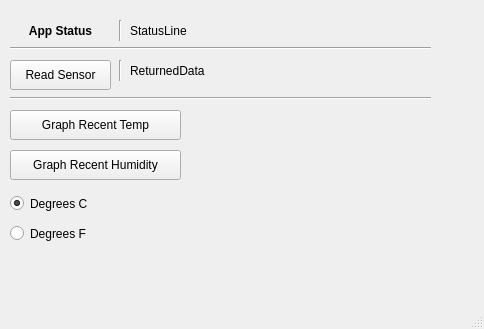
<?xml version="1.0" encoding="UTF-8"?>
<ui version="4.0">
 <class>MainWindow</class>
 <widget class="QMainWindow" name="MainWindow">
  <property name="geometry">
   <rect>
    <x>0</x>
    <y>0</y>
    <width>484</width>
    <height>329</height>
   </rect>
  </property>
  <property name="windowTitle">
   <string>MainWindow</string>
  </property>
  <widget class="QWidget" name="centralwidget">
   <widget class="QPushButton" name="ReadSensorButton">
    <property name="geometry">
     <rect>
      <x>10</x>
      <y>60</y>
      <width>101</width>
      <height>30</height>
     </rect>
    </property>
    <property name="text">
     <string>Read Sensor</string>
    </property>
   </widget>
   <widget class="QRadioButton" name="radioButton">
    <property name="geometry">
     <rect>
      <x>10</x>
      <y>220</y>
      <width>119</width>
      <height>27</height>
     </rect>
    </property>
    <property name="text">
     <string>Degrees F</string>
    </property>
    <property name="checked">
     <bool>false</bool>
    </property>
   </widget>
   <widget class="QRadioButton" name="radioButton_2">
    <property name="geometry">
     <rect>
      <x>10</x>
      <y>190</y>
      <width>119</width>
      <height>27</height>
     </rect>
    </property>
    <property name="text">
     <string>Degrees C</string>
    </property>
    <property name="checked">
     <bool>true</bool>
    </property>
   </widget>
   <widget class="QPushButton" name="GraphHumidityButton">
    <property name="geometry">
     <rect>
      <x>10</x>
      <y>150</y>
      <width>171</width>
      <height>30</height>
     </rect>
    </property>
    <property name="text">
     <string>Graph Recent Humidity</string>
    </property>
   </widget>
   <widget class="QPushButton" name="GraphTempButton">
    <property name="geometry">
     <rect>
      <x>10</x>
      <y>110</y>
      <width>171</width>
      <height>30</height>
     </rect>
    </property>
    <property name="text">
     <string>Graph Recent Temp</string>
    </property>
   </widget>
   <widget class="QLabel" name="StatusLine">
    <property name="geometry">
     <rect>
      <x>130</x>
      <y>20</y>
      <width>301</width>
      <height>22</height>
     </rect>
    </property>
    <property name="midLineWidth">
     <number>0</number>
    </property>
    <property name="text">
     <string>StatusLine</string>
    </property>
   </widget>
   <widget class="QLabel" name="CurrentSensorData">
    <property name="geometry">
     <rect>
      <x>130</x>
      <y>60</y>
      <width>301</width>
      <height>22</height>
     </rect>
    </property>
    <property name="text">
     <string>ReturnedData</string>
    </property>
   </widget>
   <widget class="QLabel" name="label">
    <property name="geometry">
     <rect>
      <x>10</x>
      <y>20</y>
      <width>101</width>
      <height>22</height>
     </rect>
    </property>
    <property name="font">
     <font>
      <weight>75</weight>
      <bold>true</bold>
     </font>
    </property>
    <property name="autoFillBackground">
     <bool>true</bool>
    </property>
    <property name="frameShape">
     <enum>QFrame::NoFrame</enum>
    </property>
    <property name="frameShadow">
     <enum>QFrame::Sunken</enum>
    </property>
    <property name="lineWidth">
     <number>1</number>
    </property>
    <property name="text">
     <string>App Status</string>
    </property>
    <property name="alignment">
     <set>Qt::AlignCenter</set>
    </property>
   </widget>
   <widget class="Line" name="line">
    <property name="geometry">
     <rect>
      <x>10</x>
      <y>40</y>
      <width>421</width>
      <height>16</height>
     </rect>
    </property>
    <property name="orientation">
     <enum>Qt::Horizontal</enum>
    </property>
   </widget>
   <widget class="Line" name="line_2">
    <property name="geometry">
     <rect>
      <x>10</x>
      <y>90</y>
      <width>421</width>
      <height>16</height>
     </rect>
    </property>
    <property name="orientation">
     <enum>Qt::Horizontal</enum>
    </property>
   </widget>
   <widget class="Line" name="line_3">
    <property name="geometry">
     <rect>
      <x>110</x>
      <y>20</y>
      <width>20</width>
      <height>21</height>
     </rect>
    </property>
    <property name="orientation">
     <enum>Qt::Vertical</enum>
    </property>
   </widget>
   <widget class="Line" name="line_4">
    <property name="geometry">
     <rect>
      <x>110</x>
      <y>60</y>
      <width>20</width>
      <height>21</height>
     </rect>
    </property>
    <property name="orientation">
     <enum>Qt::Vertical</enum>
    </property>
   </widget>
  </widget>
  <widget class="QMenuBar" name="menubar">
   <property name="geometry">
    <rect>
     <x>0</x>
     <y>0</y>
     <width>484</width>
     <height>28</height>
    </rect>
   </property>
  </widget>
  <widget class="QStatusBar" name="statusbar"/>
 </widget>
 <resources/>
 <connections/>
</ui>
